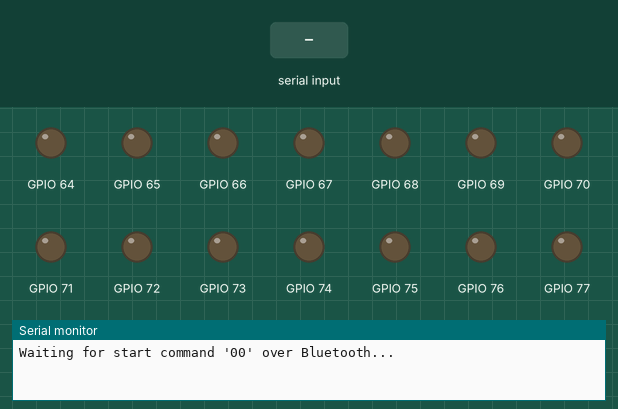
The sketch below on a simulated ESP32. Parts: output pins drawn as LEDs (lit = HIGH), the last lines printed to the serial monitor. Inputs (shaded band) come from the test bench. Nothing arrives over Bluetooth unless stated.

Above: at 0.8 s.
0.9 s: "00\n" received over the second serial link
2.4 s: "00 1\n" received over the second serial link
At 2.8 s:
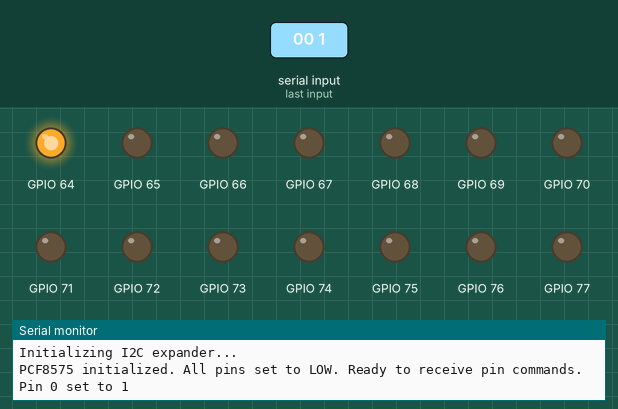
Timing chart, 0 to 5.4 s (numbered marks = the images above; inputs shaded):
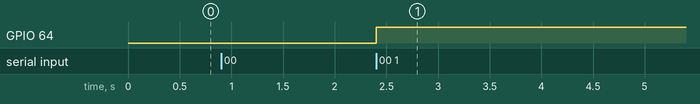

The sketch:

test_pcf8575.ino
```cpp
#include <Wire.h>
#include <PCF8575.h>
#include "BluetoothSerial.h"

BluetoothSerial SerialBT;
PCF8575 expander(0x20);  // Rob Tillaart library

// Unified logging function
void log(const String &msg) {
  Serial.println(msg);
  SerialBT.println(msg);
}

void setup() {
  Serial.begin(115200);
  SerialBT.begin("SmartBin_ESP32"); // Bluetooth device name

  log("Waiting for start command '00' over Bluetooth...");

  // Block until "00" is received
  while (true) {
    if (SerialBT.available()) {
      String msg = SerialBT.readStringUntil('\n');
      msg.trim();
      if (msg == "00") {
        log("Start command received!");
        break;
      }
    }
  }

  // Now proceed with I2C and expander initialization
  log("Initializing I2C expander...");
  Wire.begin(14, 15); // SDA, SCL
  if (!expander.begin()) {
    log("PCF8575 not detected!");
    while (1); // halt if expander not found
  }

  // Initialize all pins LOW (0)
  expander.write16(0x0000);
  log("PCF8575 initialized. All pins set to LOW. Ready to receive pin commands.");
}

void loop() {
  if (SerialBT.available()) {
    String cmd = SerialBT.readStringUntil('\n');
    cmd.trim();
    if (cmd.length() == 0) return;

    int spaceIndex = cmd.indexOf(' ');
    if (spaceIndex == -1) {
      log("Invalid command (no space).");
      return; // ignore invalid commands
    }

    String pinStr = cmd.substring(0, spaceIndex);
    String valStr = cmd.substring(spaceIndex + 1);

    int pin = pinStr.toInt();
    int val = valStr.toInt();

    // Validate pin and value
    if (pin < 0 || pin > 15 || (val != 0 && val != 1)) {
      log("Invalid command values.");
      return;
    }

    // Write pin state
    expander.write(pin, val == 1 ? HIGH : LOW);
    log("Pin " + String(pin) + " set to " + String(val));
  }
}
```

Measured:
- after the input at 2.4 s, GPIO 64: LOW → HIGH at once
